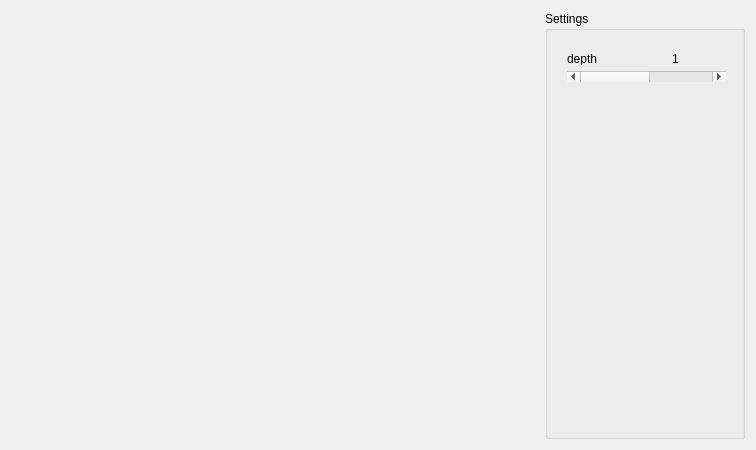
<?xml version="1.0" encoding="UTF-8"?>
<ui version="4.0">
 <class>MainWindow</class>
 <widget class="QMainWindow" name="MainWindow">
  <property name="geometry">
   <rect>
    <x>0</x>
    <y>0</y>
    <width>756</width>
    <height>450</height>
   </rect>
  </property>
  <property name="windowTitle">
   <string>MainWindow</string>
  </property>
  <widget class="QWidget" name="centralWidget">
   <layout class="QHBoxLayout" name="horizontalLayout_2">
    <item>
     <widget class="GLWidget" name="widget" native="true">
      <property name="sizePolicy">
       <sizepolicy hsizetype="Expanding" vsizetype="Expanding">
        <horstretch>0</horstretch>
        <verstretch>0</verstretch>
       </sizepolicy>
      </property>
     </widget>
    </item>
    <item>
     <widget class="QGroupBox" name="groupBox">
      <property name="sizePolicy">
       <sizepolicy hsizetype="Preferred" vsizetype="Preferred">
        <horstretch>0</horstretch>
        <verstretch>0</verstretch>
       </sizepolicy>
      </property>
      <property name="minimumSize">
       <size>
        <width>200</width>
        <height>0</height>
       </size>
      </property>
      <property name="title">
       <string>Settings</string>
      </property>
      <widget class="QWidget" name="">
       <property name="geometry">
        <rect>
         <x>11</x>
         <y>31</y>
         <width>181</width>
         <height>51</height>
        </rect>
       </property>
       <layout class="QVBoxLayout" name="verticalLayout">
        <item>
         <layout class="QHBoxLayout" name="horizontalLayout">
          <property name="spacing">
           <number>50</number>
          </property>
          <item>
           <widget class="QLabel" name="label_2">
            <property name="text">
             <string>depth</string>
            </property>
           </widget>
          </item>
          <item>
           <widget class="QLabel" name="label">
            <property name="text">
             <string>1</string>
            </property>
           </widget>
          </item>
         </layout>
        </item>
        <item>
         <widget class="QScrollBar" name="depthScrollBar">
          <property name="minimum">
           <number>1</number>
          </property>
          <property name="maximum">
           <number>10</number>
          </property>
          <property name="orientation">
           <enum>Qt::Horizontal</enum>
          </property>
         </widget>
        </item>
       </layout>
      </widget>
     </widget>
    </item>
   </layout>
  </widget>
 </widget>
 <layoutdefault spacing="6" margin="11"/>
 <customwidgets>
  <customwidget>
   <class>GLWidget</class>
   <extends>QWidget</extends>
   <header>glwidget.h</header>
   <container>1</container>
  </customwidget>
 </customwidgets>
 <resources/>
 <connections>
  <connection>
   <sender>depthScrollBar</sender>
   <signal>valueChanged(int)</signal>
   <receiver>label</receiver>
   <slot>setNum(int)</slot>
   <hints>
    <hint type="sourcelabel">
     <x>665</x>
     <y>82</y>
    </hint>
    <hint type="destinationlabel">
     <x>684</x>
     <y>61</y>
    </hint>
   </hints>
  </connection>
 </connections>
</ui>
